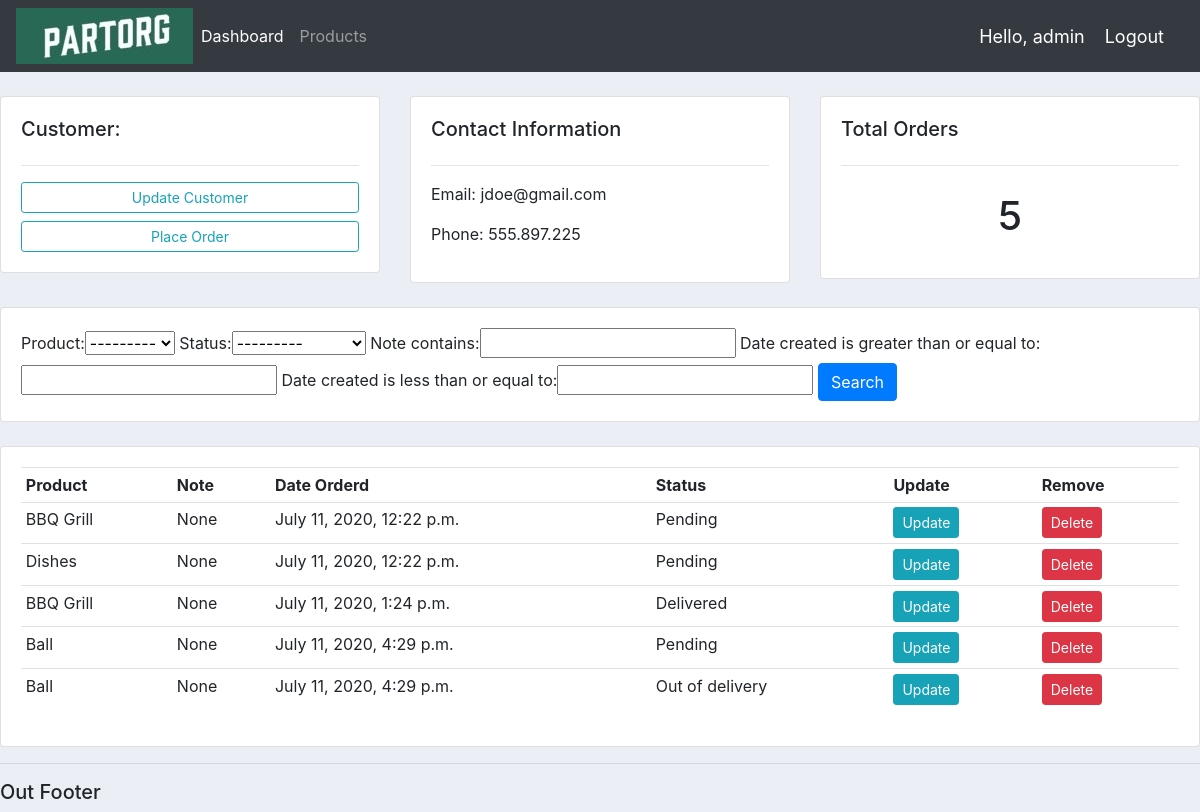
The app's page /customer/1/ (signed in) with its own data.
### accounts/models.py (models this page shows, shortened)
class Customer(models.Model):
	user = models.OneToOneField(User, null=True, blank=True, on_delete=models.CASCADE)
	name = models.CharField(max_length=200, null=True)
	phone = models.CharField(max_length=200, null=True)
	email = models.CharField(max_length=200, null=True)
	profile_pic = models.ImageField(default='profile2.jpg', null=True, blank=True)
	date_created = models.DateTimeField(auto_now_add=True, null=True)

class Order(models.Model):
	STATUS = (
		('Pending','Pending'),
		('Out of delivery','Out of delivery'),
		('Delivered','Delivered'),
		)
	customer = models.ForeignKey(Customer, null=True, on_delete=models.SET_NULL)
	product = models.ForeignKey(Product, null=True, on_delete=models.SET_NULL)
	date_created = models.DateTimeField(auto_now_add=True, null=True)
	status = models.CharField(max_length=200, null=True, choices=STATUS)
	note = models.CharField(max_length=1000, null=True)

class Product(models.Model):
	CATEGORY = (
		('Indoor', 'Indoor'),
		('Out Door', 'Out Door'),
		)
	name = models.CharField(max_length=200, null=True)
	price = models.FloatField(null=True)
	category = models.CharField(max_length=200, null=True, choices=CATEGORY)
	description = models.CharField(max_length=200, null=True, blank=True)
	date_created = models.DateTimeField(auto_now_add=True, null=True)
	tags = models.ManyToManyField(Tag)
	def __str__(self):
		return self.name

### accounts/decorators.py (the view)
		def wrapper_func(request, *args, **kwargs):
			group = None
			if request.user.groups.exists():
				group = request.user.groups.all()[0].name
			if group in allowed_roles:
				return view_func(request, *args, **kwargs)
			else:
				return HttpResponse('You are not authorised to view this page.')

### accounts/views.py (called while the page is built)
@login_required(login_url='login')
@allowed_users(allowed_roles=['admin'])
def customer(request,pk_test):
	customer = Customer.objects.get(id=pk_test)
	orders = customer.order_set.all()
	order_count = orders.count()
	myFilter = OrderFilter(request.GET, queryset=orders)
	orders = myFilter.qs
	context = {'customer':customer, 'orders':orders,
			'order_count':order_count, 'myFilter':myFilter}
	return render(request,'accounts/customer.html', context)

### accounts/templates/accounts/customer.html
{% extends 'accounts/main.html' %}
{% block content %}
<br>
<div class="row">
	<div class="col-md">
		<div class="card card-body">
			<h5>Customer:</h5>
			<hr>
			<a class="btn btn-outline-info  btn-sm btn-block" href="">Update Customer</a>
			<a class="btn btn-outline-info  btn-sm btn-block" href="{% url 'create_order' customer.id %}">Place Order</a>
		</div>
	</div>
	<div class="col-md">
		<div class="card card-body">
			<h5>Contact Information</h5>
			<hr>
			<p>Email: {{ customer.email }}</p>
			<p>Phone: {{ customer.phone }}</p>
		</div>
	</div>
	<div class="col-md">
		<div class="card card-body">
			<h5>Total Orders</h5>
			<hr>
			<h1 style="text-align: center;padding: 10px">{{ order_count }}</h1>
		</div>
	</div>
</div>
<br>
<div class="row">
	<div class="col">
		<div class="card card-body">
			<form method="get">
				{{ myFilter.form }}
		    <button class="btn btn-primary" type="submit">Search</button>
		  </form>
		</div>
	</div>
</div>
<br>
<div class="row">
	<div class="col-md">
		<div class="card card-body">
			<table class="table table-sm">
				<tr>
					<th>Product</th>
					<th>Note</th>
					<th>Date Orderd</th>
					<th>Status</th>
					<th>Update</th>
					<th>Remove</th>
				</tr>
				{% for order in orders %}
					<tr>
						<td>{{ order.product }}</td>
						<td>{{ order.note }}</td>
						<td>{{ order.date_created }}</td>
						<td>{{ order.status }}</td>
						<td><a class="btn btn-sm btn-info" href="{% url 'update_order' order.id %}">Update</a></td>
						<td><a class="btn btn-sm btn-danger" href="{% url 'delete_order' order.id %}">Delete</a></td>
					</tr>
				{% endfor %}
			</table>
		</div>
	</div>
</div>
{% endblock %}

### accounts/templates/accounts/navbar.html (shortened to what this page needs)
{% load static %}
<nav class="navbar navbar-expand-lg navbar-dark bg-dark">
  <img src="{% static '/images/logo2.jpg' %}">
  <div class="collapse navbar-collapse" id="navbarNav">
    <ul class="navbar-nav">
      {% if request.user.is_staff %}
      <li class="nav-item active">
        <a class="nav-link" href="{% url 'home' %}">Dashboard</a>
      </li>
      <li class="nav-item">
        <a class="nav-link" href="{% url 'products' %}">Products</a>
      </li>
      {% else %}
        <li class="nav-item">
          <a class="nav-link" href="{% url 'account' %}">Settings</a>
        </li>
      {% endif %}
    </ul>
  </div>
  <span class="hello-msg">Hello, {{ request.user }}</span>
  <span ><a class="hello-msg" href="{% url 'logout' %}">Logout</a></span>
</nav>

### static/css/main.css (style rules this page uses)
body { background-color: #ebeff5; }

### accounts/templates/accounts/navbar.html (style rules this page uses)
.hello-msg { font-size: 18px; color: #fff; margin-right: 20px; }

### records on screen
Customer: email "jdoe@gmail.com", phone "555.897.225"
Order: product "BBQ Grill", note "None", date_created "July 11, 2020, 12:22 p.m.", status "Pending"
Order: product "Dishes", note "None", date_created "July 11, 2020, 12:22 p.m.", status "Pending"
Order: product "BBQ Grill", note "None", date_created "July 11, 2020, 1:24 p.m.", status "Delivered"
Order: product "Ball", note "None", date_created "July 11, 2020, 4:29 p.m.", status "Pending"
Order: product "Ball", note "None", date_created "July 11, 2020, 4:29 p.m.", status "Out of delivery"

### other values on screen
{{ request.user }} "admin"
{{ order_count }} "5"
